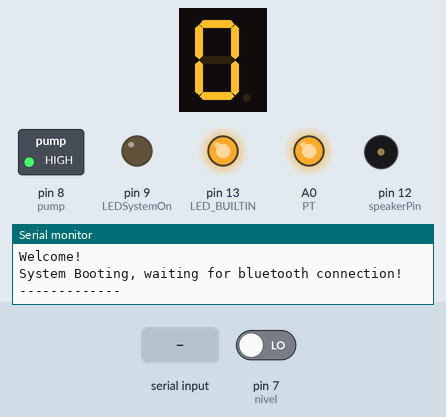
Recording of a sketch running on a simulated Arduino Uno, built with avr-gcc and run on an emulated ATmega328P. On the bench: 1-digit seven-segment display, switched loads named in the sketch (green lamp = pin HIGH), output pins drawn as LEDs (lit = HIGH), buzzer (waves = sounding), the last lines printed to the serial monitor. Wiring (inferred from the names in the program): 1-digit 7-segment display, segments lit when HIGH: segments A3, A5, A1, pin 2, pin 3, A4, A2. Dashed ring = blinking. Inputs (shaded band) come from the test bench; at power-on: pin 7 (nivel) LOW. The segment pins are drawn as the display they are named for; pins used as bus, display or sensor lines are not drawn.

Above: at 10.4 s.
10.5 s: "1\n" received over the second serial link
At 12.0 s:
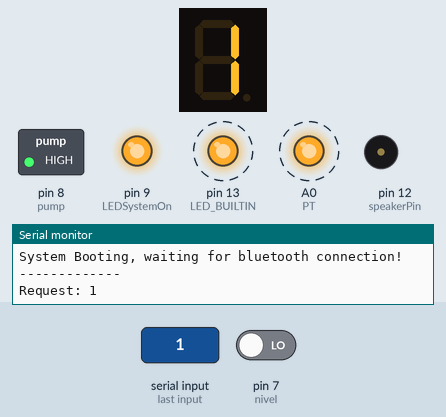
13.5 s: "10\n" received over the second serial link
At 14.4 s:
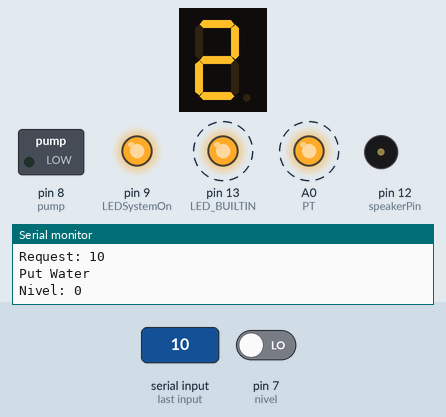
Timing chart, 0 to 22.5 s (numbered marks = the images above; inputs shaded):
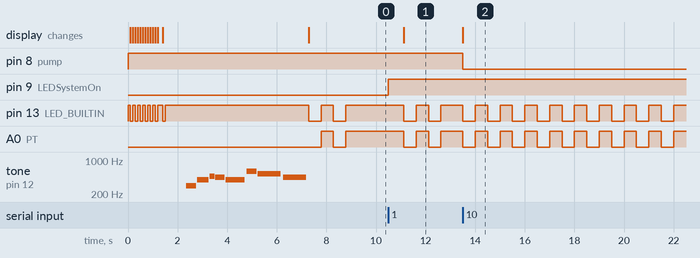

The sketch:

main.ino
```cpp
#include <SoftwareSerial.h>

SoftwareSerial mySerial(10, 11); // RX, TX
String command = ""; // Stores response of bluetooth device
            // which simply allows \n between each
            // response.
long int data;
const int LEDSystemOn = 9;
int speakerPin  = 12;
const int pump = 8;
const int nivel = 7; // water sensor

//  Extern Functions
extern void putWater();
extern void CancelWater();
extern void song();
extern void beep();
extern void StartEnconder();
extern void StartEnconderSond();
extern void StartEnconderDisplay();
extern void DisplayStatus();
extern void testPump();

void setup()
{
  pinMode(LEDSystemOn, OUTPUT);
  pinMode(speakerPin , OUTPUT);
  pinMode(pump , OUTPUT);
  pinMode(nivel, INPUT);
  StartEnconder();
  StartEnconderDisplay();
  song();

  // Open serial communications and wait for port to open:
  Serial.begin(115200);
  Serial.println("\n-------------");
  Serial.println("Welcome!\nSystem Booting, waiting for bluetooth connection!");
  Serial.println("-------------\n");
  // SoftwareSerial "com port" data rate. JY-MCU v1.03 defaults to 9600.
  mySerial.begin(9600);

  DisplayStatus(0);
}

void loop()
{
  if (mySerial.available())
  {
    digitalWrite(LEDSystemOn, HIGH);
     while(mySerial.available())
     { // While there is more to be read, keep reading.
        if(mySerial.available() > 0){
            data = mySerial.parseInt();
            Serial.print("Request: ");
            Serial.println(data);
            switch(data)
            {
              case 0:
                digitalWrite(LEDSystemOn, LOW);
                DisplayStatus(0);
                Serial.println("Device has disconnected");
            break;
            case 1:
                  beep(speakerPin, 1047, 100);
                  delay(80);
                  beep(speakerPin, 880, 100);
                  delay(300);
                  digitalWrite(LEDSystemOn, HIGH);
                  DisplayStatus(1);
                  Serial.println("Device has been connected");
            break;
            case 10:
                  Serial.println("Put Water");
                  if (digitalRead(nivel) == 0){
                      putWater();
                  }else{
                    beep(speakerPin, 1047, 100);
                    delay(80);
                    beep(speakerPin, 880, 100);
                    delay(80);
                    beep(speakerPin, 1047, 100);
                  }
            break;
            case 12:
                  CancelWater();
                  Serial.println("\nCancel Water");
            break;
            case 158:
                  testPump();
                  Serial.println("\nCancel Water");
            break;
            }
        }
     }
  }

  //  Code to configure
 /*
  *  // Read device output if available.
  if (mySerial.available())
  {
    digitalWrite(LEDSystemOn, HIGH);
    digitalWrite(LEDSystemOff, LOW);
     while(mySerial.available())
     { // While there is more to be read, keep reading.
       command += (char)mySerial.read();
     }
   Serial.println(command);
   command = ""; // No repeats
  }

  // Read user input if available.
  if (Serial.available())
  {
    delay(10); // The DELAY!
    mySerial.write(Serial.read());
  }  */

}// END loop()
```

PutWater.ino
```cpp
#define NOTE_F5  698
#define NOTE_G5  784
#define NOTE_E5  659

void putWater();
void StartEnconder();

extern int speakerPin;
extern const int LEDSystemOn;
extern const int pump;
extern const int nivel;
extern void DisplayStatus();
extern void beep();


void StartEnconder(){
  pinMode(speakerPin , OUTPUT);
  pinMode(pump, OUTPUT);
  pinMode(nivel, INPUT);
  digitalWrite(pump, HIGH);
  // Open serial communications and wait for port to open:
  Serial.begin(115200);
  // SoftwareSerial "com port" data rate. JY-MCU v1.03 defaults to 9600.
  mySerial.begin(9600);
}


void putWater(){
  int SensorNivel = digitalRead(nivel);
    while (SensorNivel == 0){
    SensorNivel = digitalRead(nivel);
    Serial.print("Nivel: ");
    Serial.println(SensorNivel);
    digitalWrite(pump, LOW);
    DisplayStatus(2);
    }
    digitalWrite(pump, HIGH);
    digitalWrite(LEDSystemOn, HIGH);
    beep(speakerPin, 1047, 100);
    beep(speakerPin, 932, 100);
    DisplayStatus(1);
  /*Serial.println("Puting Water ");
  for (pos = 0; pos <= 390; pos += 1) { // goes from 0 degrees to 380 degrees
    // in steps of 1 degree
    myservo.write(pos);              // tell servo to go to position in variable 'pos'
    delay(10);                       // waits 10ms for the servo to reach the position
  }
  for (pos = 390; pos >= 0; pos -= 1) { // goes from 390 degrees to 0 degrees
    myservo.write(pos);              // tell servo to go to position in variable 'pos'
    delay(10);                       // waits 15ms for the servo to reach the position
  }
  delay(500);
  Serial.println("Puting Water End ");
  beep(speakerPin, NOTE_F5, 100);
  delay(100);
  beep(speakerPin, NOTE_G5, 100);
  delay(100);
  beep(speakerPin, NOTE_E5, 100);
  delay(500);*/
}


void testPump(){
  int SensorNivel = digitalRead(nivel);
    if (SensorNivel == 0){
      digitalWrite(pump, LOW);
      delay(500);
      digitalWrite(pump, HIGH);
      delay(500);
      digitalWrite(pump, LOW);
      delay(500);
      digitalWrite(pump, HIGH);
      }else{
      beep(speakerPin, 1047, 100);
      beep(speakerPin, 932, 100);
      beep(speakerPin, 1047, 100);
      beep(speakerPin, 932, 100);
      beep(speakerPin, 1047, 100);
      beep(speakerPin, 932, 100);
      beep(speakerPin, 1047, 100);
      beep(speakerPin, 932, 100);
      beep(speakerPin, 1047, 100);
      beep(speakerPin, 932, 100);
      }
}

void CancelWater(){
    digitalWrite(pump, HIGH);
    digitalWrite(LEDSystemOn, HIGH);
}
```

display.ino
```cpp
const int A = A3; // Primeiramente setamos os 7 pinos dos segmentos
const int B = A5;
const int C = A1;
const int D = 2;
const int E = 3;
const int F = A4;
const int G = A2;

const int PT = A0; // setemaos o ponto do display

boolean ligaPonto = false;

// Variaveis liga e desliga p/ display 7 segmentos
const int l = 1, d = 0; // Display 7 segmentos (catodo comum)
//const int l = 0, d = 1; // Display 7 segmentos (anodo comum)


void StartEnconderDisplay(){
pinMode(A, OUTPUT); // seta todos as portas que estão os leds do display como saída
pinMode(B, OUTPUT);
pinMode(C, OUTPUT);
pinMode(D, OUTPUT);
pinMode(E, OUTPUT);
pinMode(F, OUTPUT);
pinMode(G, OUTPUT);
pinMode(PT, OUTPUT);
pinMode(LED_BUILTIN, OUTPUT);
startdisplay();
}

void DisplayStatus(int status){
  switch (status){
    case 0:
        digitalWrite(A, l); //acende os leds que representam o número 0
        digitalWrite(B, l);
        digitalWrite(C, l);
        digitalWrite(D, l);
        digitalWrite(E, l);
        digitalWrite(F, l);
        digitalWrite(G, d);
        blinkDP(); // Função para piscar o ponto 2 vezes
    break;
    case 1:
        digitalWrite(A, d); //acende os leds que representam o número 1
        digitalWrite(B, l);
        digitalWrite(C, l);
        digitalWrite(D, d);
        digitalWrite(E, d);
        digitalWrite(F, d);
        digitalWrite(G, d);
        blinkDP();
    break;
    case 2:
        digitalWrite(A, l); //acende os leds que representam o número 2
        digitalWrite(B, l);
        digitalWrite(C, d);
        digitalWrite(D, l);
        digitalWrite(E, l);
        digitalWrite(F, d);
        digitalWrite(G, l);
        blinkDP();
    break;
    case 3:
        digitalWrite(A, l); //acende os leds que representam o número 3
        digitalWrite(B, l);
        digitalWrite(C, l);
        digitalWrite(D, l);
        digitalWrite(E, d);
        digitalWrite(F, d);
        digitalWrite(G, l);
        blinkDP();
    break;
    case 4:
        digitalWrite(A, d); //acende os leds que representam o número 4
        digitalWrite(B, l);
        digitalWrite(C, l);
        digitalWrite(D, d);
        digitalWrite(E, d);
        digitalWrite(F, l);
        digitalWrite(G, l);
        blinkDP();
    break;
    case 5:
        digitalWrite(A, l); //acende os leds que representam o número 5
        digitalWrite(B, d);
        digitalWrite(C, l);
        digitalWrite(D, l);
        digitalWrite(E, d);
        digitalWrite(F, l);
        digitalWrite(G, l);
        blinkDP();
    break;
    case 6:
        digitalWrite(A, d); //acende os leds que representam o número 6
        digitalWrite(B, d);
        digitalWrite(C, l);
        digitalWrite(D, l);
        digitalWrite(E, l);
        digitalWrite(F, l);
        digitalWrite(G, l);
        blinkDP();
    break;
    case 7:
        digitalWrite(A, l); //acende os leds que representam o número 7
        digitalWrite(B, l);
        digitalWrite(C, l);
        digitalWrite(D, d);
        digitalWrite(E, d);
        digitalWrite(F, d);
        digitalWrite(G, d);
        blinkDP();
    break;
    case 8:
        digitalWrite(A, l); //acende os leds que representam o número 8
        digitalWrite(B, l);
        digitalWrite(C, l);
        digitalWrite(D, l);
        digitalWrite(E, l);
        digitalWrite(F, l);
        digitalWrite(G, l);
        blinkDP();
    break;
    case 9:
        digitalWrite(A, l); //acende os leds que representam o número 9
        digitalWrite(B, l);
        digitalWrite(C, l);
        digitalWrite(D, d);
        digitalWrite(E, d);
        digitalWrite(F, l);
        digitalWrite(G, l);
        blinkDP();
    break;
  }
}

void startdisplay(){
  digitalWrite(A, l); //acende os leds que representam o número 0
digitalWrite(B, l);
digitalWrite(C, l);
digitalWrite(D, l);
digitalWrite(E, l);
digitalWrite(F, l);
digitalWrite(G, d);
digitalWrite(LED_BUILTIN, HIGH);
delay(100);

digitalWrite(A, d); //acende os leds que representam o número 1
digitalWrite(B, l);
digitalWrite(C, l);
digitalWrite(D, d);
digitalWrite(E, d);
digitalWrite(F, d);
digitalWrite(G, d);
digitalWrite(LED_BUILTIN, d);
delay(100);

digitalWrite(A, l); //acende os leds que representam o número 2
digitalWrite(B, l);
digitalWrite(C, d);
digitalWrite(D, l);
digitalWrite(E, l);
digitalWrite(F, d);
digitalWrite(G, l);
digitalWrite(LED_BUILTIN, HIGH);
delay(100);

digitalWrite(A, l); //acende os leds que representam o número 3
digitalWrite(B, l);
digitalWrite(C, l);
digitalWrite(D, l);
digitalWrite(E, d);
digitalWrite(F, d);
digitalWrite(G, l);
digitalWrite(LED_BUILTIN, d);
delay(100);

digitalWrite(A, d); //acende os leds que representam o número 4
digitalWrite(B, l);
digitalWrite(C, l);
digitalWrite(D, d);
digitalWrite(E, d);
digitalWrite(F, l);
digitalWrite(G, l);
digitalWrite(LED_BUILTIN, HIGH);
delay(100);

digitalWrite(A, l); //acende os leds que representam o número 5
digitalWrite(B, d);
digitalWrite(C, l);
digitalWrite(D, l);
digitalWrite(E, d);
digitalWrite(F, l);
digitalWrite(G, l);
digitalWrite(LED_BUILTIN, d);
delay(100);

digitalWrite(A, d); //acende os leds que representam o número 6
digitalWrite(B, d);
digitalWrite(C, l);
digitalWrite(D, l);
digitalWrite(E, l);
digitalWrite(F, l);
digitalWrite(G, l);
digitalWrite(LED_BUILTIN, HIGH);
delay(100);

digitalWrite(A, l); //acende os leds que representam o número 7
digitalWrite(B, l);
digitalWrite(C, l);
digitalWrite(D, d);
digitalWrite(E, d);
digitalWrite(F, d);
digitalWrite(G, d);
digitalWrite(LED_BUILTIN, d);
delay(100);

digitalWrite(A, l); //acende os leds que representam o número 8
digitalWrite(B, l);
digitalWrite(C, l);
digitalWrite(D, l);
digitalWrite(E, l);
digitalWrite(F, l);
digitalWrite(G, l);
digitalWrite(LED_BUILTIN, HIGH);
delay(100);

digitalWrite(A, l); //acende os leds que representam o número 9
digitalWrite(B, l);
digitalWrite(C, l);
digitalWrite(D, d);
digitalWrite(E, d);
digitalWrite(F, l);
digitalWrite(G, l);
digitalWrite(LED_BUILTIN, d);
delay(100);
digitalWrite(A, l); //acende os leds que representam o número 8
digitalWrite(B, l);
digitalWrite(C, l);
digitalWrite(D, l);
digitalWrite(E, l);
digitalWrite(F, l);
digitalWrite(G, l);
digitalWrite(LED_BUILTIN, HIGH);
delay(100);

digitalWrite(A, l); //acende os leds que representam o número 7
digitalWrite(B, l);
digitalWrite(C, l);
digitalWrite(D, d);
digitalWrite(E, d);
digitalWrite(F, d);
digitalWrite(G, d);
digitalWrite(LED_BUILTIN, d);
delay(100);
digitalWrite(A, l); //acende os leds que representam o número 0
digitalWrite(B, l);
digitalWrite(C, l);
digitalWrite(D, l);
digitalWrite(E, l);
digitalWrite(F, l);
digitalWrite(G, d);
digitalWrite(LED_BUILTIN, HIGH);
delay(200);
        digitalWrite(A, d); //acende os leds que representam o número 1
        digitalWrite(B, d);
        digitalWrite(C, d);
        digitalWrite(D, d);
        digitalWrite(E, d);
        digitalWrite(F, d);
        digitalWrite(G, d);
digitalWrite(LED_BUILTIN, d);
delay(100);
digitalWrite(LED_BUILTIN, l);
}

void blinkDP() { // Faz o DP piscar 2 vezes.

  for (int i=0; i<=3; i++) {
    if (ligaPonto)  {
      digitalWrite(PT, l);
      digitalWrite(LED_BUILTIN, l);
    }   else  {
      digitalWrite(PT, d);
      digitalWrite(LED_BUILTIN, d);
    }
    ligaPonto = !ligaPonto;
    delay(500);
  }

}
```

sond.ino
```cpp
#define NOTE_B0  31
#define NOTE_C1  33
#define NOTE_CS1 35
#define NOTE_D1  37
#define NOTE_DS1 39
#define NOTE_E1  41
#define NOTE_F1  44
#define NOTE_FS1 46
#define NOTE_G1  49
#define NOTE_GS1 52
#define NOTE_A1  55
#define NOTE_AS1 58
#define NOTE_B1  62
#define NOTE_C2  65
#define NOTE_CS2 69
#define NOTE_D2  73
#define NOTE_DS2 78
#define NOTE_E2  82
#define NOTE_F2  87
#define NOTE_FS2 93
#define NOTE_G2  98
#define NOTE_GS2 104
#define NOTE_A2  110
#define NOTE_AS2 117
#define NOTE_B2  123
#define NOTE_C3  131
#define NOTE_CS3 139
#define NOTE_D3  147
#define NOTE_DS3 156
#define NOTE_E3  165
#define NOTE_F3  175
#define NOTE_FS3 185
#define NOTE_G3  196
#define NOTE_GS3 208
#define NOTE_A3  220
#define NOTE_AS3 233
#define NOTE_B3  247
#define NOTE_C4  262
#define NOTE_CS4 277
#define NOTE_D4  294
#define NOTE_DS4 311
#define NOTE_E4  330
#define NOTE_F4  349
#define NOTE_FS4 370
#define NOTE_G4  392
#define NOTE_GS4 415
#define NOTE_A4  440
#define NOTE_AS4 466
#define NOTE_B4  494
#define NOTE_C5  523
#define NOTE_CS5 554
#define NOTE_D5  587
#define NOTE_DS5 622
#define NOTE_E5  659
#define NOTE_F5  698
#define NOTE_FS5 740
#define NOTE_G5  784
#define NOTE_GS5 831
#define NOTE_A5  880
#define NOTE_AS5 932
#define NOTE_B5  988
#define NOTE_C6  1047
#define NOTE_CS6 1109
#define NOTE_D6  1175
#define NOTE_DS6 1245
#define NOTE_E6  1319
#define NOTE_F6  1397
#define NOTE_FS6 1480
#define NOTE_G6  1568
#define NOTE_GS6 1661
#define NOTE_A6  1760
#define NOTE_AS6 1865
#define NOTE_B6  1976
#define NOTE_C7  2093
#define NOTE_CS7 2217
#define NOTE_D7  2349
#define NOTE_DS7 2489
#define NOTE_E7  2637
#define NOTE_F7  2794
#define NOTE_FS7 2960
#define NOTE_G7  3136
#define NOTE_GS7 3322
#define NOTE_A7  3520
#define NOTE_AS7 3729
#define NOTE_B7  3951
#define NOTE_C8  4186
#define NOTE_CS8 4435
#define NOTE_D8  4699
#define NOTE_DS8 4978
#define REST 0


void beep();
void song();

extern int speakerPin;

// change this to make the song slower or faster
int tempo = 140;
int melody[] = {


  // Hedwig's theme fromn the Harry Potter Movies
  // Socre from https://musescore.com/user/3811306/scores/4906610

  REST, 2, NOTE_D4, 4,
  NOTE_G4, -4, NOTE_AS4, 8, NOTE_A4, 4,
  NOTE_G4, 2, NOTE_D5, 4,
  NOTE_C5, -2,
  NOTE_A4, -2,

};


// sizeof gives the number of bytes, each int value is composed of two bytes (16 bits)
// there are two values per note (pitch and duration), so for each note there are four bytes
int notes = sizeof(melody) / sizeof(melody[0]) / 2;

// this calculates the duration of a whole note in ms (60s/tempo)*4 beats
int wholenote = (60000 * 4) / tempo;

int divider = 0, noteDuration = 0;


void StartEnconderSond(){
  pinMode(speakerPin , OUTPUT);
}


void beep (unsigned char speakerPin, int frequencyInHertz, long timeInMilliseconds)  //code for working out the rate at which each note plays and the frequency.
{
  int x;
  long delayAmount = (long)(1000000/frequencyInHertz);
  long loopTime = (long)((timeInMilliseconds*1000)/(delayAmount*2));
  for (x=0;x<loopTime;x++)
  {
    digitalWrite(speakerPin,HIGH);
    delayMicroseconds(delayAmount);
    digitalWrite(speakerPin,LOW);
    delayMicroseconds(delayAmount);
  }
  delay(20);
}


void song()  //here is where all the notes for the song are played.
{
  // iterate over the notes of the melody.
  // Remember, the array is twice the number of notes (notes + durations)
  for (int thisNote = 0; thisNote < notes * 2; thisNote = thisNote + 2) {

    // calculates the duration of each note
    divider = melody[thisNote + 1];
    if (divider > 0) {
      // regular note, just proceed
      noteDuration = (wholenote) / divider;
    } else if (divider < 0) {
      // dotted notes are represented with negative durations!!
      noteDuration = (wholenote) / abs(divider);
      noteDuration *= 1.2; // increases the duration in half for dotted notes
    }

    // we only play the note for 90% of the duration, leaving 10% as a pause
    tone(speakerPin, melody[thisNote], noteDuration*0.9);

    // Wait for the specief duration before playing the next note.
    delay(noteDuration);

    // stop the waveform generation before the next note.
    noTone(speakerPin);
  }
}
```

Measured:
- after the input at 10.5 s, pin 9 (LEDSystemOn): LOW → HIGH at once; pin 13 (LED_BUILTIN), A0 (PT): alternates HIGH for 0.50 s and LOW for 0.50 s, starting after 0.62 s; the display: changes after 0.62 s (image 1)
- after the input at 13.5 s, pin 8 (pump): HIGH → LOW at once; pin 9 (LEDSystemOn): stays HIGH (without the input it goes to LOW after 0.62 s); the display: changes at once (image 2)
